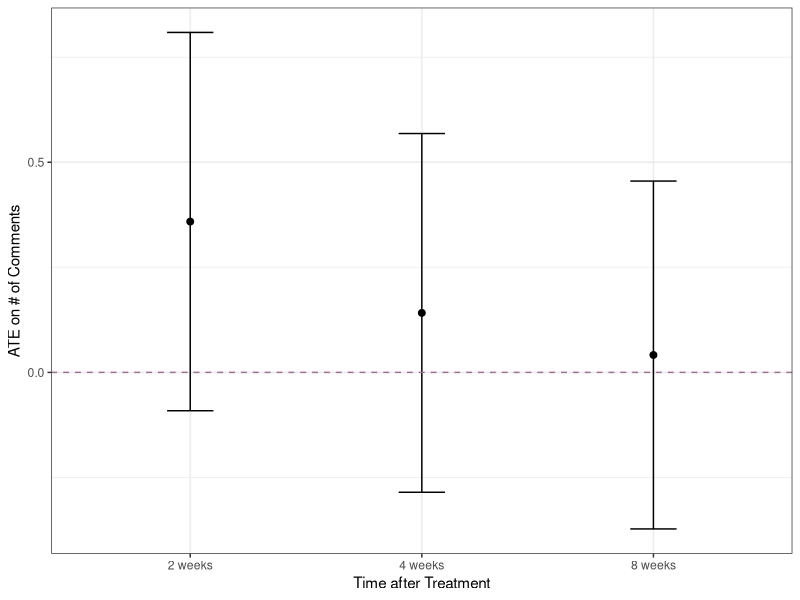

This chart was generated by the following R code:
## ---- chunk 1
library(MASS)
library(ggplot2)
reddit <- read.csv("../data/r-feminism-study-data-merged-10.17.2019.csv", 
                   stringsAsFactors = FALSE)

colnames(reddit)
table(reddit$treatment)
## ---- chunk 2
comments.mod <- glm.nb(comments_2_weeks ~ treatment, data=reddit)
summary(comments.mod)$coefficients

comments.mod.4 <- glm.nb(comments_4_weeks ~ treatment, data=reddit)
summary(comments.mod.4)$coefficients

comments.mod.8 <- glm.nb(comments_8_weeks ~ treatment, data=reddit)
summary(comments.mod.8)$coefficients

## results
res <- data.frame(rbind(summary(comments.mod)$coefficients[2,],
                        summary(comments.mod.4)$coefficients[2,],
                        summary(comments.mod.8)$coefficients[2,]))

res$period <- c("2 weeks", "4 weeks", "8 weeks")
colnames(res) <- c("est", "se", "z", "p", "period")

ggplot(res, aes(x = period, y = est)) + 
  geom_point(size = 2) + 
  geom_errorbar(aes(ymin = est - 1.96*se, ymax = est + 1.96*se), width = 0.2) + 
  geom_hline(yintercept = 0, lty = "dashed", color = "#A36D90") + theme_bw() + 
  xlab("Time after Treatment") + ylab("ATE on # of Comments")
## ---- chunk 3
inclusion.mod <- lm(community_closeness ~ treatment, 
                      data=subset(reddit, completed_survey=="True"))
summary(inclusion.mod)$coefficients

reddit$identify_feminist <- ifelse(reddit$identify_feminist == "Yes", 1,
                                   ifelse(reddit$identify_feminist == "No", -1,
                                          ifelse(reddit$identify_feminist == "Undecided", 0, NA)))

identify.mod <- lm(identify_feminist ~ treatment, 
                      data=subset(reddit, completed_survey=="True"))
summary(identify.mod)$coefficients
